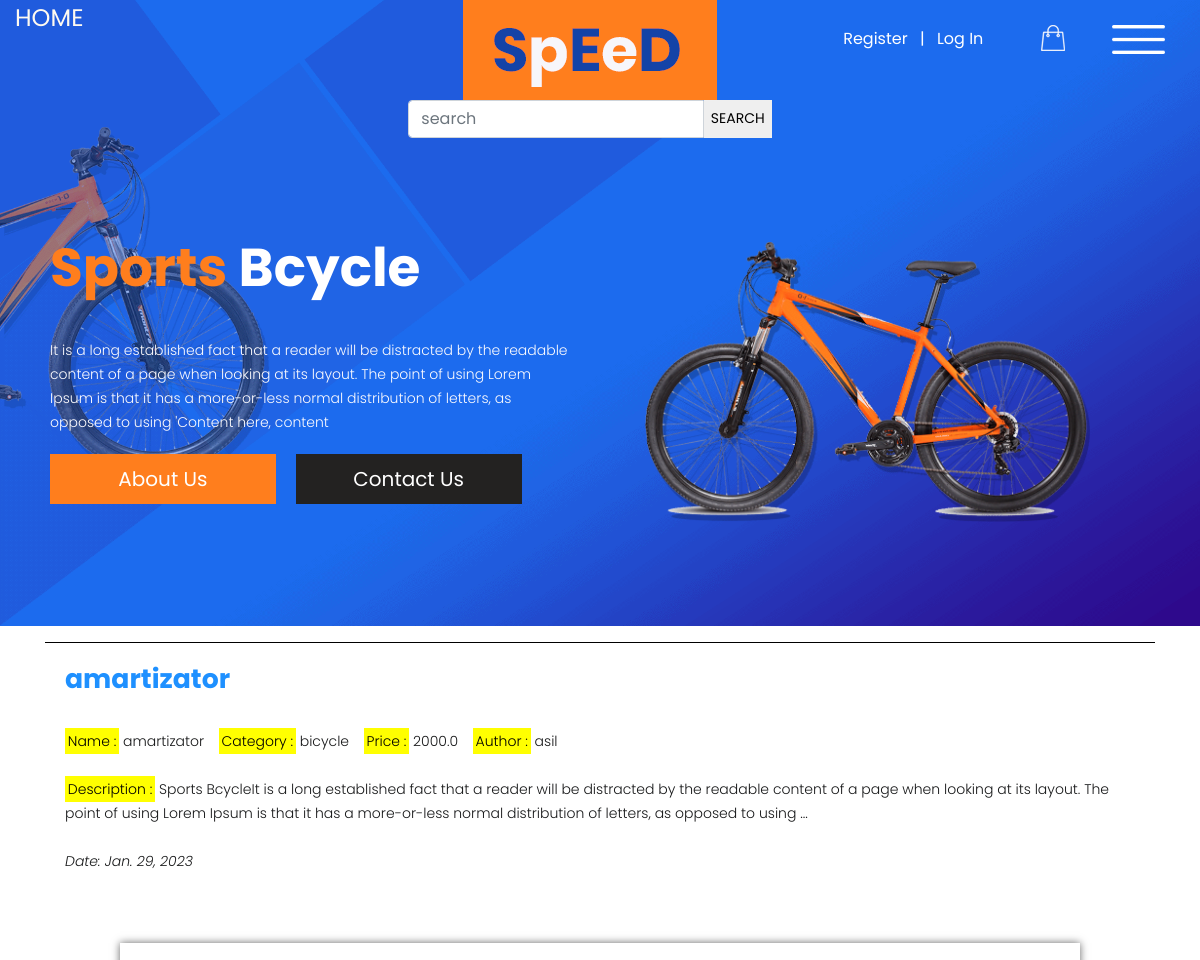
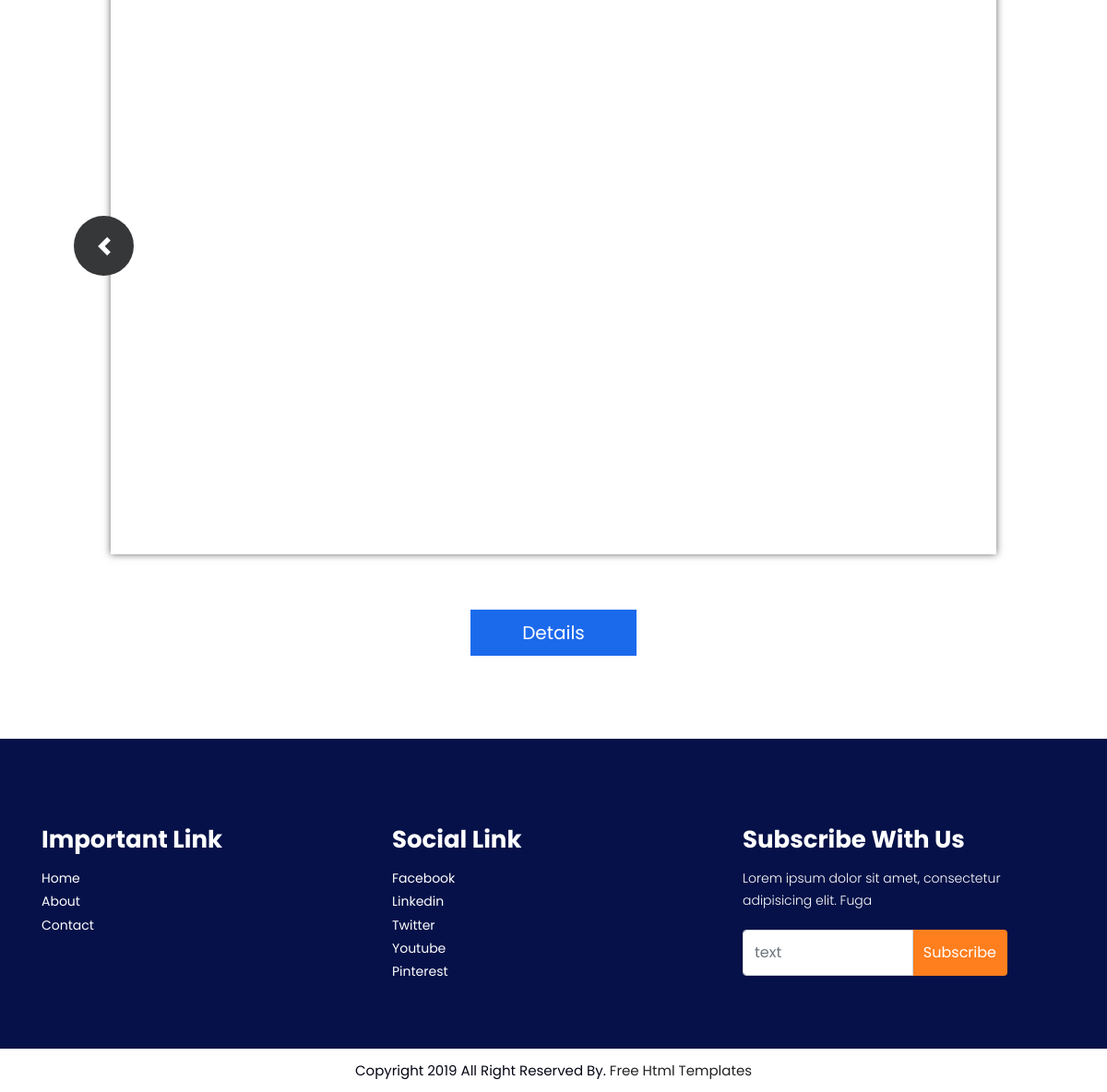
The page / on the database its author committed (2 pictures, top to bottom).
### app/models.py (models this page shows, shortened)
class Product(models.Model):
    title = models.CharField(max_length=155)
    image = models.ImageField()
    text = models.TextField()
    price = models.FloatField()
    quantitiy = models.IntegerField()
    category = models.ForeignKey(Category, on_delete=models.CASCADE)
    date = models.DateField(auto_now_add=True)
    author = models.ForeignKey(get_user_model(), on_delete=models.CASCADE)
    image2 = models.ImageField()
    image3 = models.ImageField()

class Category(models.Model):
    title = models.CharField(max_length=155)
    def __str__(self):
        return self.title

### app/views.py (the view)
# urls.py: path('', IndexVIew.as_view(), name='index'),
class IndexVIew(ListView):
    Product.objects.order_by('price')
    model = Product
    template_name = 'index.html'
    queryset = Product.objects.all()
    context_object_name = 'products'
    def get_queryset(self):
        title = self.request.GET.get('title')
        if title:
            return Product.objects.filter(title__icontains=title)
        return Product.objects.all()

### templates/index.html (shortened to what this page needs)
{% load static %}
<!DOCTYPE html>
<html lang="en">
   <head>
      <link rel="stylesheet" href="{% static 'css/bootstrap.min.css' %}">
      <link rel="stylesheet" href="{% static 'css/style.css' %}">
      <link rel="stylesheet" href="{% static 'css/responsive.css' %}">
      <link rel="stylesheet" href="{% static 'css/jquery.mCustomScrollbar.min.css' %}">
      <link rel="stylesheet" href="https://netdna.bootstrapcdn.com/font-awesome/4.0.3/{% static 'css/font-awesome.css' %}">
      <link rel="stylesheet" href="{% static 'css/owl.carousel.min.css' %}">
      <link rel="stylesheet" href="{% static 'css/owl.theme.default.min.css' %}">
      <link rel="stylesheet" href="https://cdnjs.cloudflare.com/ajax/libs/fancybox/2.1.5/jquery.fancybox.min.css" media="screen">
   </head>
   <body>
<div id="main">
      <form class="header_section">
        <div class="container-fluid">
         <div class="row">
            <div class="col-sm-4">
               <div class="search_icon"><h1 style="color: floralwhite">HOME</h1></div>
            </div>
        <form action="{% url 'index' %}">
            <div class="col-sm-4">
               <div class="logo"><img src="{% static 'images/logo.png' %}"></div>
                <div class="input-group" style="text-indent: 78px">
                    <input type="text" class="form-control" placeholder="search" name="title"
                        value="{{ request.GET.title }}">
                    <button>&ensp;SEARCH&ensp;</button>
                </div>
            </div>
            <div class="col-sm-4">
               <div class="togle_3">
                  {% if user.is_authenticated %}
                  <div class="left_main">
                     <div class="menu_main">
                        {{ user.username }}&ensp;|&ensp;<a href="{% url 'logout' %}"> Log out</a>
                     </div>
                  </div>
                  {% else %}
                  <div class="left_main">
                     <div class="menu_main">
                        <a href="{% url 'register' %}">Register</a> &ensp;|&ensp;
                        <a href="{% url 'login' %}">Log In</a>
                     </div>
                  </div>
                  {% endif %}
                  <div class="middle_main">
                     <div class="shoping_bag"><img src="{% static 'images/shopping-bag.png' %}"></div>
                  </div>
                  <div class="right_main">
                     <div class="togle_main"><a class="class="openbtn onclick="openNav()"><img src="{% static 'images/togle-menu-icon.png' %}" style="max-width: 100%;"></a></div>
                  </div>
               </div>
               </div>
            </div>
         </div>
      <div class="banner_section layout_padding">
      <div class="container">
      <section>
         <div id="main_slider" class="section carousel slide banner-main" data-ride="carousel">
            <div class="carousel-inner">
               <div class="carousel-item active">
                  <div class="container">
                     <div class="row marginii">
                        <div class="col-xl-6 col-lg-6 col-md-6 col-sm-12">
                           <div class="carousel-sporrt_text ">
                              <h1 class="sport_text"><strong>Sports <span style="color: #fff;">Bcycle</span></strong></h1>
                              <p class="lorem_text">It is a long established fact that a reader will be distracted by the readable content of a page when looking at its layout. The point of using Lorem Ipsum is that it has a more-or-less normal distribution of letters, as opposed to using 'Content here, content</p>
                              <button class="boynow_bt"><a href="{% url 'about' %}" style="color:#ffffff;">About Us</a> </button>
                              <button class="contact_bt"><a href="{% url 'contact' %}" style="color: #ffffff">Contact Us</a></button>
                           </div>
                        </div>
                        <div class="col-xl-6 col-lg-6 col-md-6 col-sm-12">
                           <div class="img-box">
                              <figure><img src="{% static 'images/img-1.png' %}" style="max-width: 100%;"/></figure>
                           </div>
                        </div>
                     </div>
                  </div>
               </div>
            </div>
         </div>
      </section>
      </div>
      </div>
   </div>
{% block content %}
{% for product in object_list %}
<div class="our_section">
      <div class="container">
         <div class="row">
            <div class="col-sm-12">
                <hr color="black">
               <h1 class="our_text"><strong style="color:dodgerblue;">{{ product.title }}</strong></h1>
               <p class="about_lorem">
                   <mark>Name :</mark> {{ product.title }}
                   <mark>Category :</mark> {{ product.category }}
                   <mark>Price :</mark> {{ product.price }}
                   <mark>Author :</mark> {{ product.author }}
                   <br>
                   <br>
                   <mark>Description :</mark> {{ product.text|slice:250 }} ...
                   <br>
                   <br>
                   <i>Date: {{ product.date }}</i>
               </p>
            </div>
         </div>
      </div>
      <div class="our_section_2">
         <div class="our_main">
            <div id="my_slider" class="carousel slide" data-ride="carousel">
               <div class="carousel-inner">
               <div class="carousel-item active">
                  <img class="d-block w-100" src="{{ product.image.url }}" alt="First slide">
               </div>
            </div>
               <a class="carousel-control-prev" href="#my_slider" role="button" data-slide="prev">
                 <span class="carousel-control-prev-icon" aria-hidden="true"></span>
               </a>
               <a class="carousel-control-next" href="#my_slider" role="button" data-slide="next">
                 <span class="carousel-control-next-icon" aria-hidden="true"></span>
               </a>
            </div>
          </div>
          <button class="seemore_bt"><a href="{% url 'product_detail' product.pk %}" style="color: #ffffff">Details</a></button>
      </div>
   </div>
{% endfor %}
{% endblock content %}
   <div class="footer_section layout_padding">
      <div class="container">
         <div class="row">
            <div class="col-sm-4">
               <h2 class="important_text">Important Link</h2>
               <div class="footer_menu">
                  <ul>
                       <li><a href="{% url 'index' %}">Home</a></li>
                       <li><a href="{% url 'about' %}">About</a></li>
                       <li><a href="{% url 'contact' %}">Contact</a></li>
                  </ul>
               </div>
            </div>
            <div class="col-sm-4">
               <h2 class="important_text">Social Link</h2>
               <div class="footer_menu">
                  <ul>
                     <li><a href="#">Facebook</a></li>
                     <li><a href="#">Linkedin</a></li>
                     <li><a href="#">Twitter</a></li>
                     <li><a href="#">Youtube</a></li>
                     <li><a href="#">Pinterest</a></li>
                  </ul>
               </div>
            </div>
            <div class="col-sm-4">
               <h2 class="important_text">Subscribe With Us</h2>
               <p class="footer_lorem_text">Lorem ipsum dolor sit amet, consectetur adipisicing elit. Fuga</p>
               <div class="input-group mb-3">
                  <input type="text" class="form-control" placeholder="text" aria-label="Recipient's username" aria-describedby=" basic-addon2">
                  <div class="input-group-append">
                     <span class="input-group-text" id="basic-addon2">Subscribe</span>
                  </div>
               </div>
            </div>
         </div>
      </div>
   </div>
   <div class="copyright_text">Copyright 2019 All Right Reserved By. <a href="https://html.design"> Free Html Templates</a></div>
   </body>
   </html>

### rows shown on the page
Product: title "amartizator", category "bicycle", price "2000.0", author "asil", text "Sports BcycleIt is a long established fact that a reader will be distracted by the readable content of a page when looking at its layout. The point of using Lorem Ipsum is that it has a more-or-less normal distribution of letters, as opposed to using", date "Jan. 29, 2023", image (picture)
